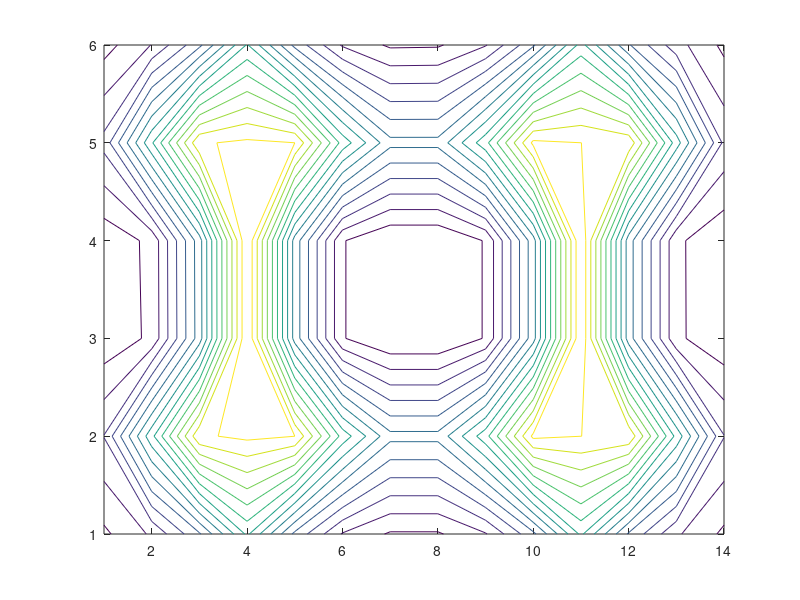

The MATLAB source for this figure:
x=1:1:6;
y=1:1:14;
[xx,yy]=meshgrid(y,x);
z=[2.44 2.78 3.46 4.55 3.43 2.72 2.46 2.46 2.72 3.43 4.55 3.46 2.78 2.44;
3.00 4.42 5.96 6.06 6.00 4.65 3.82 3.82 4.65 6.06 6.00 5.96 4.42 3.00;
2.31 2.54 3.87 6.25 3.89 2.51 2.24 2.24 2.51 3.89 6.24 3.87 2.54 2.30;
2.32 2.55 3.88 6.25 3.89 2.51 2.24 2.24 2.51 3.89 6.24 3.87 2.54 2.29;
3.07 4.46 5.97 6.05 6.00 4.65 3.82 3.82 4.66 6.06 6.00 5.94 4.37 2.93;
2.39 2.75 3.43 4.52 3.42 2.71 2.45 2.46 2.72 3.45 4.59 3.52 2.84 2.43;];
contour(xx,yy,z,15);